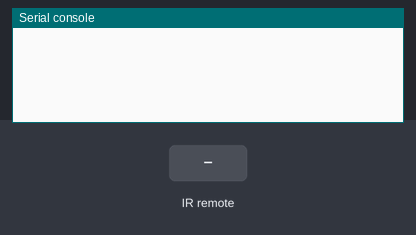
A program run on a simulated MicroPython board. On the bench: the last lines printed to the serial console. Inputs (shaded band) come from the test bench.

Above: at 1.2 s.
1.3 s: infrared code 0x45 received
At 2.5 s:
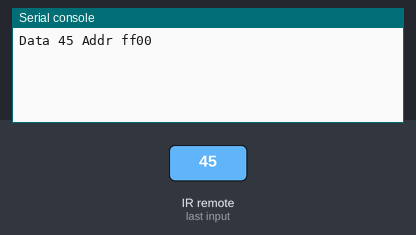
2.8 s: infrared code 0x0C received
At 4.0 s:
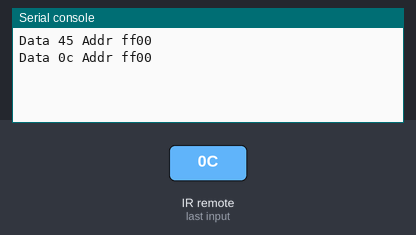

Measured:
- after the input at 1.3 s, the serial console: prints a new line after 0.08 s (image 1)
- after the input at 2.8 s, the serial console: prints a new line after 0.08 s (image 2)

The program:

Receiver1.py
```python
# import time
# from machine import Pin
# from ir_rx import NEC_16
#
# def callback(data, addr, ctrl):
#     if data > 0:  # NEC protocol sends repeat codes.
#         print('Data {:02x} Addr {:04x}'.format(data, addr))
#
# ir = NEC_16(Pin(23, Pin.IN), callback)

import time
from machine import Pin
from ir_rx.nec import NEC_16

def callback(data, addr, ctrl):
    if data > 0:  # NEC protocol sends repeat codes.
        print('Data {:02x} Addr {:04x}'.format(data, addr))

ir = NEC_16(Pin(23, Pin.IN), callback)
```
